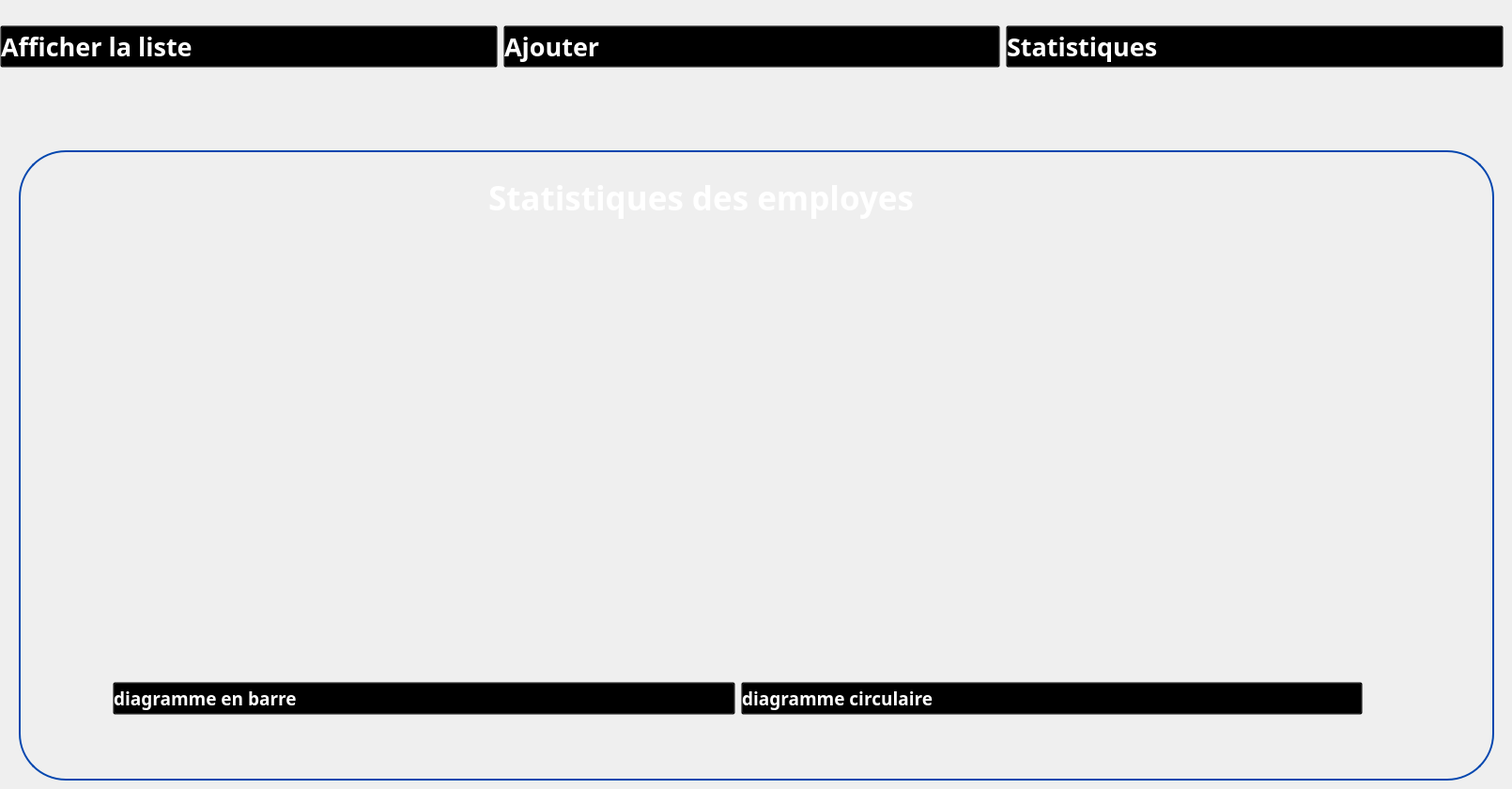
   <widget class="QWidget" name="statemploye">
    <widget class="QGroupBox" name="groupBox_44">
     <property name="geometry">
      <rect>
       <x>20</x>
       <y>160</y>
       <width>1571</width>
       <height>671</height>
      </rect>
     </property>
     <property name="styleSheet">
      <string notr="true">QGroupBox {
	border-radius:50px;
    border: 2px solid #0447AF; /* Red border */
}
</string>
     </property>
     <property name="title">
      <string/>
     </property>
     <widget class="QLabel" name="label_148">
      <property name="geometry">
       <rect>
        <x>190</x>
        <y>30</y>
        <width>51</width>
        <height>51</height>
       </rect>
      </property>
      <property name="text">
       <string/>
      </property>
      <property name="pixmap">
       <pixmap>../../Downloads/wetransfer_gestion-de-formations_2024-02-16_1550/icons/client.png</pixmap>
      </property>
      <property name="scaledContents">
       <bool>true</bool>
      </property>
     </widget>
     <widget class="QLabel" name="label_149">
      <property name="geometry">
       <rect>
        <x>500</x>
        <y>20</y>
        <width>671</width>
        <height>61</height>
       </rect>
      </property>
      <property name="font">
       <font>
        <family>Plus Jakarta Sans</family>
        <pointsize>26</pointsize>
        <weight>75</weight>
        <bold>true</bold>
       </font>
      </property>
      <property name="styleSheet">
       <string notr="true">color:white;
    background: transparent;
</string>
      </property>
      <property name="text">
       <string>Statistiques des employes</string>
      </property>
     </widget>
     <widget class="QLabel" name="label_150">
      <property name="geometry">
       <rect>
        <x>70</x>
        <y>20</y>
        <width>81</width>
        <height>81</height>
       </rect>
      </property>
      <property name="text">
       <string/>
      </property>
      <property name="pixmap">
       <pixmap>:/Desktop/imageprojetcpp/gestion-de-projet.png</pixmap>
      </property>
      <property name="scaledContents">
       <bool>true</bool>
      </property>
     </widget>
     <widget class="QWidget" name="gridLayoutWidget">
      <property name="geometry">
       <rect>
        <x>100</x>
        <y>100</y>
        <width>1331</width>
        <height>501</height>
       </rect>
      </property>
      <layout class="QGridLayout" name="gridLayout">
       <item row="0" column="0">
        <widget class="QLabel" name="label_5">
         <property name="text">
          <string/>
         </property>
         <property name="textFormat">
          <enum>Qt::AutoText</enum>
         </property>
         <property name="pixmap">
          <pixmap resource="ressource.qrc">:/image/barre.png</pixmap>
         </property>
         <property name="scaledContents">
          <bool>true</bool>
         </property>
        </widget>
       </item>
       <item row="0" column="1">
        <widget class="QLabel" name="label">
         <property name="text">
          <string/>
         </property>
         <property name="pixmap">
          <pixmap resource="ressource.qrc">:/image/cercle.png</pixmap>
         </property>
         <property name="scaledContents">
          <bool>true</bool>
         </property>
        </widget>
       </item>
       <item row="1" column="0">
        <widget class="QPushButton" name="pushButton_diagramme">
         <property name="font">
          <font>
           <family>Gill Sans MT</family>
           <pointsize>14</pointsize>
           <weight>75</weight>
           <bold>true</bold>
          </font>
         </property>
         <property name="styleSheet">
          <string notr="true">QPushButton:hover {
    color: red;
    background: transparent;
}

QPushButton {
    text-align: left;
    background: transparent;
    color: rgb(255,255,255);
}

</string>
         </property>
         <property name="text">
          <string>diagramme en barre</string>
         </property>
         <property name="icon">
          <iconset resource="ressource.qrc">
           <normaloff>:/image/pdf.png</normaloff>:/image/pdf.png</iconset>
         </property>
         <property name="iconSize">
          <size>
           <width>25</width>
           <height>25</height>
          </size>
         </property>
        </widget>
       </item>
       <item row="1" column="1">
        <widget class="QPushButton" name="pushButton_diagramme_2">
         <property name="font">
          <font>
           <family>Gill Sans MT</family>
           <pointsize>14</pointsize>
           <weight>75</weight>
           <bold>true</bold>
          </font>
         </property>
         <property name="styleSheet">
          <string notr="true">QPushButton:hover {
    color: red;
    background: transparent;
}

QPushButton {
    text-align: left;
    background: transparent;
    color: rgb(255,255,255);
}

</string>
         </property>
         <property name="text">
          <string>diagramme circulaire</string>
         </property>
         <property name="icon">
          <iconset resource="ressource.qrc">
           <normaloff>:/image/pdf.png</normaloff>:/image/pdf.png</iconset>
         </property>
         <property name="iconSize">
          <size>
           <width>25</width>
           <height>25</height>
          </size>
         </property>
        </widget>
       </item>
      </layout>
     </widget>
    </widget>
    <widget class="QWidget" name="horizontalLayoutWidget_13">
     <property name="geometry">
      <rect>
       <x>0</x>
       <y>10</y>
       <width>1601</width>
       <height>80</height>
      </rect>
     </property>
     <layout class="QHBoxLayout" name="horizontalLayout_16">
      <item>
       <widget class="QPushButton" name="pushButton_117">
        <property name="font">
         <font>
          <family>Gill Sans MT</family>
          <pointsize>20</pointsize>
          <weight>75</weight>
          <bold>true</bold>
         </font>
        </property>
        <property name="styleSheet">
         <string notr="true">QPushButton:hover {
    color: blue;
    background: transparent;
}

QPushButton {
    text-align: left;
    background: transparent;
    color: rgb(255,255,255);
}
</string>
        </property>
        <property name="text">
         <string>Afficher la liste</string>
        </property>
        <property name="icon">
         <iconset>
          <normaloff>../../Downloads/wetransfer_icons_2024-02-06_1419/icons/liste-de-controle.png</normaloff>../../Downloads/wetransfer_icons_2024-02-06_1419/icons/liste-de-controle.png</iconset>
        </property>
        <property name="iconSize">
         <size>
          <width>50</width>
          <height>46</height>
         </size>
        </property>
       </widget>
      </item>
      <item>
       <widget class="QPushButton" name="pushButton_118">
        <property name="font">
         <font>
          <family>Gill Sans MT</family>
          <pointsize>20</pointsize>
          <weight>75</weight>
          <bold>true</bold>
         </font>
        </property>
        <property name="styleSheet">
         <string notr="true">QPushButton:hover {
    color: blue;
    background: transparent;
}

QPushButton {
    text-align: left;
    background: transparent;
    color: rgb(255,255,255);
}
</string>
        </property>
        <property name="text">
         <string>Ajouter </string>
        </property>
        <property name="icon">
         <iconset>
          <normaloff>../../Downloads/wetransfer_icons_2024-02-06_1419/icons/image (3).png</normaloff>../../Downloads/wetransfer_icons_2024-02-06_1419/icons/image (3).png</iconset>
        </property>
        <property name="iconSize">
         <size>
          <width>50</width>
          <height>46</height>
         </size>
        </property>
       </widget>
      </item>
      <item>
       <widget class="QPushButton" name="pushButton_119">
        <property name="font">
         <font>
          <family>Gill Sans MT</family>
          <pointsize>20</pointsize>
          <weight>75</weight>
          <bold>true</bold>
         </font>
        </property>
        <property name="styleSheet">
         <string notr="true">QPushButton:hover {
    color: blue;
    background: transparent;
}

QPushButton {
    text-align: left;
    background: transparent;
    color: rgb(255,255,255);
}

</string>
        </property>
        <property name="text">
         <string>Statistiques</string>
        </property>
        <property name="icon">
         <iconset>
          <normaloff>../../Downloads/wetransfer_icons_2024-02-06_1419/icons/image (2).png</normaloff>../../Downloads/wetransfer_icons_2024-02-06_1419/icons/image (2).png</iconset>
        </property>
        <property name="iconSize">
         <size>
          <width>50</width>
          <height>46</height>
         </size>
        </property>
       </widget>
      </item>
     </layout>
    </widget>
   </widget>
